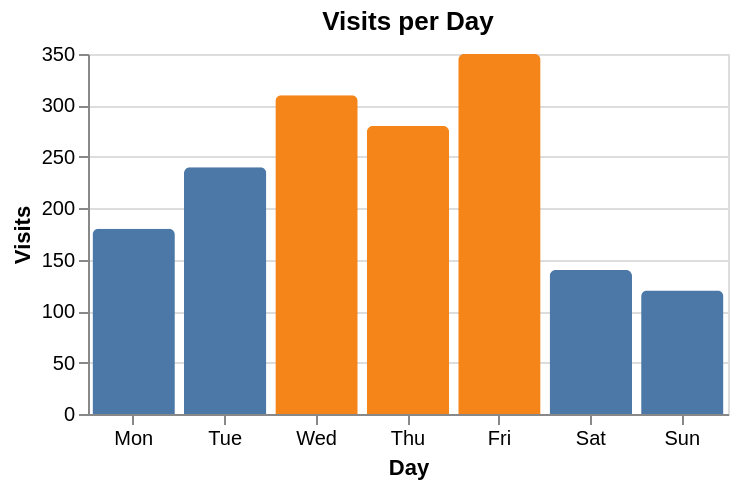

Write a Vega-Lite specification for this figure.
### Vega-Lite specification from a JSON file in a GitHub repository (floating-point values rounded to 4 significant figures)
{"$schema": "https://vega.github.io/schema/vega-lite/v5.json", "description": "Visits per weekday; the days above the cutoff parameter are highlighted (original, MIT).", "width": 320, "height": 180, "title": "Visits per Day", "params": [{"name": "cutoff", "value": 250}], "data": {"values": [{"day": "Mon", "visits": 180}, {"day": "Tue", "visits": 240}, {"day": "Wed", "visits": 310}, {"day": "Thu", "visits": 280}, {"day": "Fri", "visits": 350}, {"day": "Sat", "visits": 140}, {"day": "Sun", "visits": 120}]}, "mark": {"type": "bar", "cornerRadiusEnd": 3}, "encoding": {"x": {"field": "day", "type": "ordinal", "sort": null, "title": "Day", "axis": {"labelAngle": 0}}, "y": {"field": "visits", "type": "quantitative", "title": "Visits"}, "color": {"condition": {"test": "datum.visits > cutoff", "value": "#f58518"}, "value": "#4c78a8"}}}
